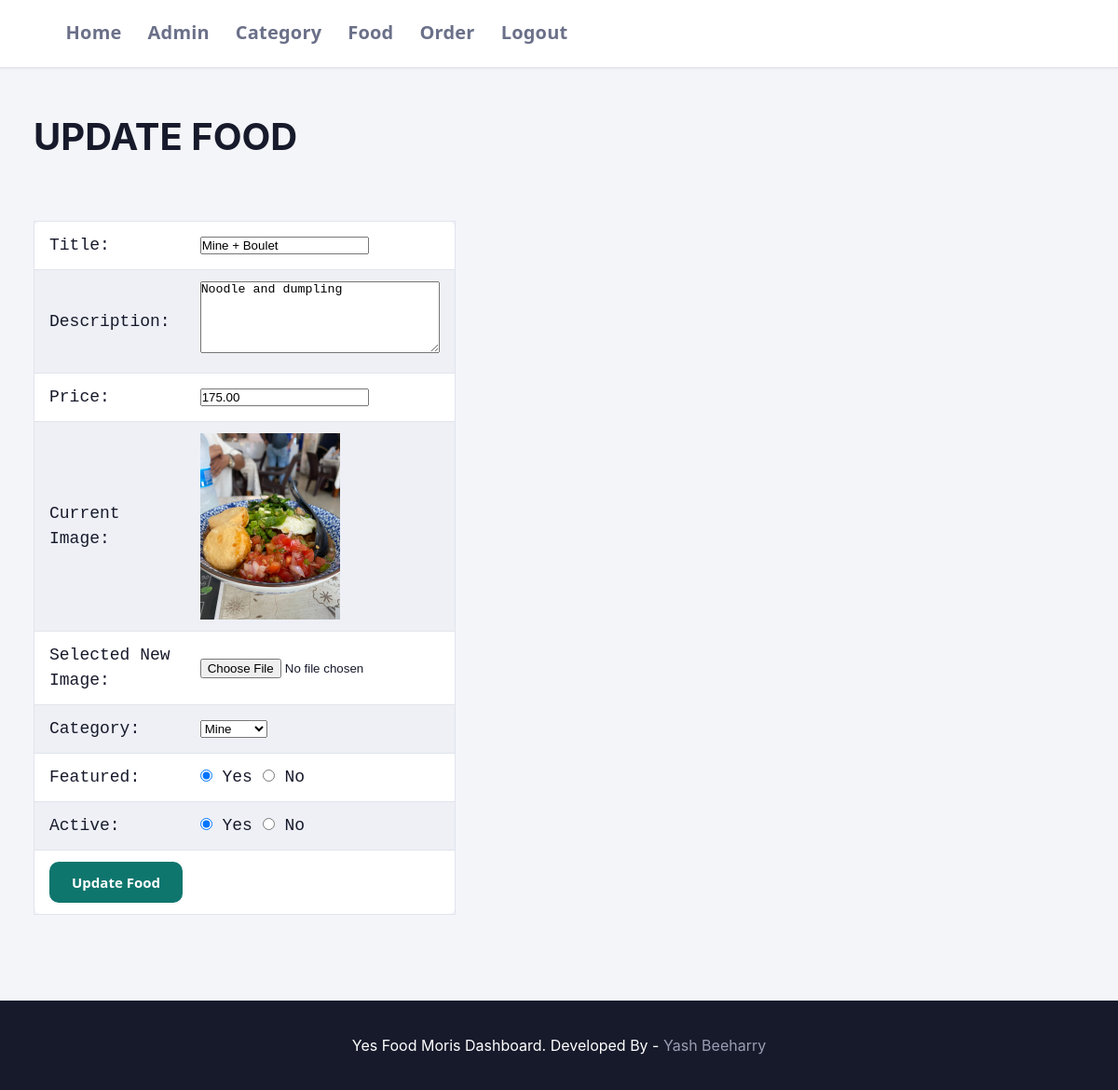
The app's page /admin/update-food.php?id=12 (signed in) with its own data.
### tables this page shows
CREATE TABLE `tbl_food` (
  `id` int(10) UNSIGNED NOT NULL,
  `title` varchar(100) NOT NULL,
  `description` text NOT NULL,
  `price` decimal(10,2) NOT NULL,
  `image_name` varchar(255) NOT NULL,
  `category_id` int(10) UNSIGNED NOT NULL,
  `featured` varchar(10) NOT NULL,
  `active` varchar(10) NOT NULL
);

CREATE TABLE `tbl_category` (
  `id` int(10) UNSIGNED NOT NULL,
  `title` varchar(100) NOT NULL,
  `image_name` varchar(255) NOT NULL,
  `featured` varchar(10) NOT NULL,
  `active` varchar(10) NOT NULL
);

### admin/update-food.php (the view, shortened to what this page needs)
<?php include('partials/menu.php'); ?>
<?php
    if(isset($_GET['id']))
    {
        $id = $_GET['id'];
        $sql2 = "SELECT * FROM tbl_food WHERE id=$id";
        $res2 = mysqli_query($conn, $sql2);
        $row2 = mysqli_fetch_assoc($res2);
        $title = $row2['title'];
        $description = $row2['description'];
        $price = $row2['price'];
        $current_image = $row2['image_name'];
        $current_category = $row2['category_id'];
        $featured = $row2['featured'];
        $active = $row2['active'];
    }
    else
    {
        header('location:'.SITEURL.'admin/manage-food.php');
    }
?>
<div class="main-content">
    <div class="wrapper">
        <h1>UPDATE FOOD</h1>
        <br><br>
        <form action="" method="POST" enctype="multipart/form-data">
            <table class="tbl-30">
                <tr>
                    <td>Title: </td>
                    <td>
                        <input type="text" name="title" value="<?php echo $title; ?>" placeholder="Title of the Food">
                    </td>
                </tr>
                <tr>
                    <td>Description: </td>
                    <td>
                        <textarea name="description" cols="30" rows="5" placeholder="Description of the Food."><?php echo $description; ?></textarea>
                    </td>
                </tr>
                <tr>
                    <td>Price: </td>
                    <td>
                        <input type="number" name="price" value="<?php echo $price; ?>">
                    </td>
                </tr>
                <tr>
                    <td>Current Image: </td>
                    <td>
                        <?php
                        if($current_image != "")
                        {
                            ?>
                            <img src="<?php echo SITEURL; ?>images/food/<?php echo $current_image; ?>" alt="Food Image" width="150px">
                            <?php
                        }
                        else
                        {
                            ?>
                            <img src="<?php echo SITEURL; ?>images/food/" alt="No Image Available" width="150px">
                            <?php
                        }
                        ?>
                    </td>
                </tr>
                <tr>
                    <td>Selected New Image: </td>
                    <td>
                        <input type="file" name="image">
                    </td>
                </tr>
                <tr>
                    <td>Category: </td>
                    <td>
                        <select name="category">
                            <?php
                                $sql = "SELECT * FROM tbl_category WHERE active='Yes'";
                                $res = mysqli_query($conn, $sql);
                                $count = mysqli_num_rows($res);
                                if($count>0)
                                {
                                    while($row=mysqli_fetch_assoc($res))
                                    {
                                        $category_title = $row['title'];
                                        $category_id = $row['id'];
                                        ?>
                                        <option <?php if($current_category==$category_id) { echo "selected"; } ?> value="<?php echo $category_id; ?>"><?php echo $category_title; ?></option>
                                        <?php
                                    }
                                }
                                else
                                {
                                    ?>
                                    <option value="0">No Category Found</option>
                                    <?php
                                }
                            ?>
                        </select>
                    </td>
                </tr>
                <tr>
                    <td>Featured: </td>
                    <td>
                        <input <?php if($featured=="Yes") { echo "checked"; } ?> type="radio" name="featured" value="Yes"> Yes
                        <input <?php if($featured=="No") { echo "checked"; } ?> type="radio" name="featured" value="No"> No
                    </td>
                </tr>
                <tr>
                    <td>Active: </td>
                    <td>
                        <input <?php if($active=="Yes") { echo "checked"; } ?> type="radio" name="active" value="Yes"> Yes
                        <input <?php if($active=="No") { echo "checked"; } ?> type="radio" name="active" value="No"> No
                    </td>
                </tr>
                <tr>
                    <td colspan="2">
                        <input type="submit" name="submit" value="Update Food" class="btn-secondary">
                    </td>
                </tr>
            </table>
        </form>
    </div>
</div>
<?php include('partials/footer.php'); ?>

### css/admin.css (style rules this page uses)
:root { --bg: #f4f5f9; --surface: #ffffff; --surface-sunken: #eef0f6; --border: #e1e4ec; --border-strong: #ccd0dd; --ink: #171a2b; --ink-muted: #6b7089; --ink-faint: #9a9eb3; --primary: #4338ca; --primary-hover: #362f9e; --primary-soft: #eef0fd; --accent: #f59e0b; --accent-soft: #fef3e2; --secondary: #0f766e; --secondary-hover:#0b5c56; --secondary-soft: #e5f5f3; --success: #0f9960; --success-soft: #e6f6ee; --danger: #e11d48; --danger-soft: #fdecef; --font-display: "Space Grotesk", "Segoe UI", system-ui, sans-serif; --font-body: "Inter", "Segoe UI", system-ui, sans-serif; --font-mono: "JetBrains Mono", "SFMono-Regular", Consolas, monospace; --fs-body: clamp(15px, 13px + 0.9vw, 20px); --fs-nav: clamp(14px, 12px + 1.1vw, 20px); --fs-stat: clamp(20px, 14px + 2.6vw, 30px); --fs-label: clamp(11px, 9px + 0.8vw, 15px); --fs-th: clamp(12px, 10px + 1.1vw, 20px); --fs-td: clamp(13px, 11px + 0.9vw, 18px); --fs-btn: clamp(13px, 11px + 0.7vw, 15px); --fs-status:clamp(12px, 10px + 0.7vw, 16px); --fs-input: clamp(16px, 13px + 1.1vw, 20px); --space-1: 4px; --space-2: 8px; --space-3: 12px; --space-4: clamp(12px, 10px + 0.6vw, 16px); --space-5: clamp(16px, 12px + 1.4vw, 24px); --space-6: clamp(20px, 14px + 2vw, 32px); --space-7: clamp(28px, 18px + 3vw, 48px); --radius-sm: 6px; --radius-md: 10px; --radius-lg: 16px; --shadow-sm: 0 1px 2px rgba(23, 26, 43, 0.06); --shadow-md: 0 4px 16px rgba(23, 26, 43, 0.08); --shadow-lg: 0 12px 32px rgba(23, 26, 43, 0.12); --transition: 180ms ease; --tap-min: 44px; }
*, *::before, *::after { margin: 0; padding: 0; box-sizing: border-box; }
html { -webkit-text-size-adjust: 100%; text-size-adjust: 100%; }
body { font-family: var(--font-body); background-color: var(--bg); color: var(--ink); line-height: 1.5; font-size: var(--fs-body); overflow-x: hidden; min-height: 100vh; }
img, svg { max-width: 100%; display: block; }
.wrapper { width: min(94%, 1280px); margin: 0 auto; padding: var(--space-3) 0; }
.tbl-30 { width: 100%; }
@media (min-width: 640px) { .tbl-30 { width: 30%; } }
.main-content { display: grid; grid-template-columns: 1fr; gap: var(--space-4); padding: var(--space-6) 0; }
@media (min-width: 480px) { .main-content { grid-template-columns: repeat(auto-fit, minmax(200px, 1fr)); } }
table { width: 100%; border-collapse: collapse; background-color: var(--surface); border: 1px solid var(--border); border-radius: var(--radius-md); display: block; overflow-x: auto; -webkit-overflow-scrolling: touch; }
table tr td { padding: var(--space-3) var(--space-4); border-bottom: 1px solid var(--border); font-family: var(--font-mono); font-size: var(--fs-td); color: var(--ink); white-space: nowrap; }
table tr:last-child td { border-bottom: none; }
table tbody tr { transition: background-color var(--transition); }
table tbody tr:nth-child(even) { background-color: var(--surface-sunken); }
@media (min-width: 768px) { table { display: table; overflow-x: visible; } }
@media (min-width: 768px) { table tr th, table tr td { white-space: normal; } }
.btn-primary, .btn-secondary, .btn-danger { display: inline-flex; align-items: center; justify-content: center; gap: var(--space-2); width: 100%; min-height: var(--tap-min); padding: var(--space-3) var(--space-5); font-family: var(--font-display); font-weight: 600; font-size: var(--fs-btn); color: #fff; text-decoration: none; border: none; border-radius: var(--radius-md); cursor: pointer; box-shadow: var(--shadow-sm); transition: background-color var(--transition), transform var(--transition), box-shadow var(--transition); }
@media (min-width: 480px) { .btn-primary, .btn-secondary, .btn-danger { width: auto; } }
.btn-secondary { background-color: var(--secondary); }
@media (min-width: 1024px) { .main-content { gap: var(--space-5); } }

### records on screen
tbl_food: title "Mine + Boulet", description "Noodle and dumpling", price "175.00", image_name (picture), category "Mine", featured "☑", active "☑"
